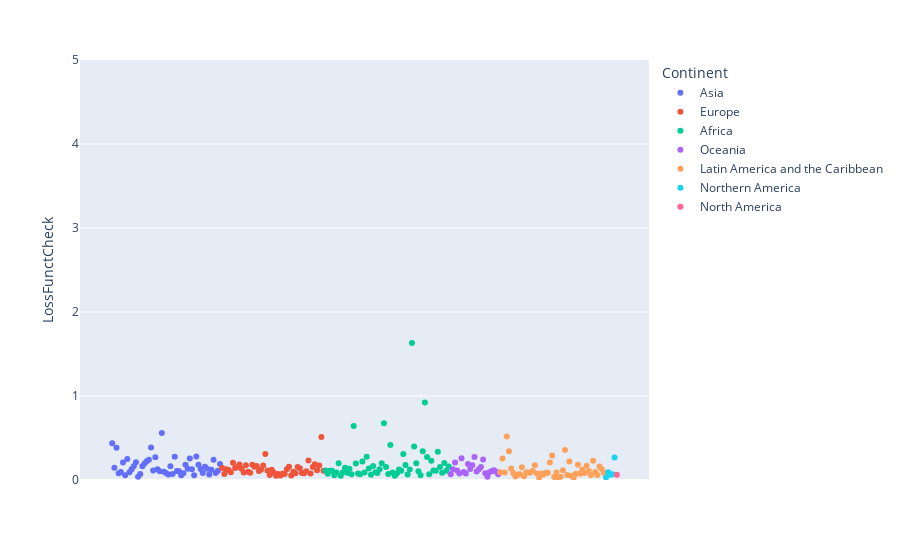

Notebook code for this chart:
### Code cell
fig=px.scatter(LD2[LD2['Year']==2050], x="Country", y="LossFunctCheck",range_y=[0,5],
        color="Continent")

fig.update_xaxes(visible=False)
fig.show()

### Figure 1 — Plotly figure (JSON) as saved in the notebook; plotly's stock layout.template omitted (floating-point values rounded to 4 significant figures)
{"data": [{"hovertemplate": "Continent=Asia<br>Country=%{x}<br>LossFunctCheck=%{y}<extra></extra>", "legendgroup": "Asia", "marker": {"color": "#636efa", "symbol": "circle"}, "mode": "markers", "name": "Asia", "orientation": "v", "showlegend": true, "type": "scatter", "x": ["Afghanistan", "Armenia", "Azerbaijan", "Bahrain", "Bangladesh", "Bhutan", "Brunei ", "Cambodia", "China", "Cyprus", "Georgia", "Hong Kong", "India", "Indonesia", "Iran", "Iraq", "Israel", "Japan", "Jordan", "Kazakhstan", "Kuwait", "Kyrgyzstan", "Laos", "Lebanon", "Macao", "Malaysia", "Maldives", "Mongolia", "Myanmar", "Nepal", "North Korea", "Oman", "Pakistan", "Philippines", "Qatar", "Saudi Arabia", "Singapore", "South Korea", "Sri Lanka", "State of Palestine", "Syria", "Taiwan", "Tajikistan", "Thailand", "Timor-Leste", "Turkey", "Turkmenistan", "United Arab Emirates", "Uzbekistan", "Vietnam", "Yemen"], "xaxis": "x", "y": [0.4369, 0.1452, 0.3854, 0.07962, 0.09626, 0.2069, 0.05645, 0.2511, 0.09114, 0.1291, 0.1651, 0.2108, 0.04006, 0.07143, 0.1626, 0.1957, 0.2243, 0.2414, 0.3863, 0.1124, 0.2711, 0.1289, 0.1033, 0.561, 0.09716, 0.0844, 0.06558, 0.1633, 0.07107, 0.278, 0.1071, 0.1049, 0.05532, 0.08137, 0.1821, 0.1334, 0.2561, 0.1274, 0.05579, 0.2794, 0.1814, 0.1318, 0.08461, 0.1583, 0.1351, 0.06693, 0.1223, 0.2401, 0.08246, 0.1104, 0.1905], "yaxis": "y"}, {"hovertemplate": "Continent=Europe<br>Country=%{x}<br>LossFunctCheck=%{y}<extra></extra>", "legendgroup": "Europe", "marker": {"color": "#EF553B", "symbol": "circle"}, "mode": "markers", "name": "Europe", "orientation": "v", "showlegend": true, "type": "scatter", "x": ["Albania", "Andorra", "Austria", "Belarus", "Belgium", "Bosnia and Herzegovina", "Bulgaria", "Channel Islands", "Croatia", "Czech Republic (Czechia)", "Denmark", "Estonia", "Faeroe Islands", "Finland", "France", "Germany", "Gibraltar", "Greece", "Holy See", "Hungary", "Iceland", "Ireland", "Isle of Man", "Italy", "Latvia", "Liechtenstein", "Lithuania", "Luxembourg", "Malta", "Moldova", "Monaco", "Montenegro", "Netherlands", "North Macedonia", "Norway", "Poland", "Portugal", "Romania", "Russia", "San Marino", "Serbia", "Slovakia", "Slovenia", "Spain", "Sweden", "Switzerland", "Ukraine", "United Kingdom"], "xaxis": "x", "y": [0.1441, 0.07287, 0.1284, 0.1195, 0.09171, 0.204, 0.1433, 0.1536, 0.1859, 0.1353, 0.08927, 0.1768, 0.09808, 0.08515, 0.1803, 0.1591, 0.1652, 0.1077, 0.1229, 0.1722, 0.3091, 0.112, 0.06097, 0.1232, 0.08529, 0.04922, 0.06994, 0.05215, 0.07347, 0.07072, 0.1289, 0.1565, 0.05234, 0.09806, 0.08106, 0.1558, 0.1385, 0.08332, 0.08101, 0.1046, 0.2331, 0.0777, 0.1545, 0.1879, 0.1158, 0.1714, 0.5106, 0.1108], "yaxis": "y"}, {"hovertemplate": "Continent=Africa<br>Country=%{x}<br>LossFunctCheck=%{y}<extra></extra>", "legendgroup": "Africa", "marker": {"color": "#00cc96", "symbol": "circle"}, "mode": "markers", "name": "Africa", "orientation": "v", "showlegend": true, "type": "scatter", "x": ["Algeria", "Angola", "Benin", "Botswana", "Burkina Faso", "Burundi", "Cabo Verde", "Cameroon", "Central African Republic", "Chad", "Comoros", "Congo", "Côte d'Ivoire", "DR Congo", "Djibouti", "Egypt", "Equatorial Guinea", "Eritrea", "Eswatini", "Ethiopia", "Gabon", "Gambia", "Ghana", "Guinea", "Guinea-Bissau", "Kenya", "Lesotho", "Liberia", "Libya", "Madagascar", "Malawi", "Mali", "Mauritania", "Mauritius", "Mayotte", "Morocco", "Mozambique", "Namibia", "Niger", "Nigeria", "Rwanda", "Réunion", "Saint Helena", "Sao Tome & Principe", "Senegal", "Seychelles", "Sierra Leone", "Somalia", "South Africa", "South Sudan", "Sudan", "Tanzania", "Togo", "Tunisia", "Uganda", "Western Sahara", "Zambia", "Zimbabwe"], "xaxis": "x", "y": [0.112, 0.0748, 0.1113, 0.1107, 0.05699, 0.08896, 0.1992, 0.05175, 0.09305, 0.1444, 0.08647, 0.1334, 0.069, 0.644, 0.1965, 0.07773, 0.06844, 0.2213, 0.0907, 0.2777, 0.1355, 0.06125, 0.1664, 0.09144, 0.08192, 0.1286, 0.198, 0.6765, 0.1539, 0.07289, 0.418, 0.08992, 0.05183, 0.07611, 0.1244, 0.1099, 0.3089, 0.1783, 0.06534, 0.1242, 1.631, 0.3988, 0.1983, 0.1039, 0.05671, 0.3427, 0.9212, 0.2733, 0.06752, 0.229, 0.114, 0.109, 0.3356, 0.154, 0.08504, 0.2021, 0.1108, 0.1615], "yaxis": "y"}, {"hovertemplate": "Continent=Oceania<br>Country=%{x}<br>LossFunctCheck=%{y}<extra></extra>", "legendgroup": "Oceania", "marker": {"color": "#ab63fa", "symbol": "circle"}, "mode": "markers", "name": "Oceania", "orientation": "v", "showlegend": true, "type": "scatter", "x": ["American Samoa", "Australia", "Cook Islands", "Fiji", "French Polynesia", "Guam", "Kiribati", "Marshall Islands", "Micronesia", "Nauru", "New Caledonia", "New Zealand", "Niue", "Northern Mariana Islands", "Palau", "Papua New Guinea", "Samoa", "Solomon Islands", "Tokelau", "Tonga", "Tuvalu", "Vanuatu", "Wallis & Futuna"], "xaxis": "x", "y": [0.06988, 0.1294, 0.2079, 0.1138, 0.07593, 0.2594, 0.09449, 0.07828, 0.1902, 0.1324, 0.1754, 0.2732, 0.1, 0.1289, 0.1546, 0.2449, 0.07938, 0.03885, 0.09122, 0.1085, 0.1168, 0.09919, 0.06944], "yaxis": "y"}, {"hovertemplate": "Continent=Latin America and the Caribbean<br>Country=%{x}<br>LossFunctCheck=%{y}<extra></extra>", "legendgroup": "Latin America and the Caribbean", "marker": {"color": "#FFA15A", "symbol": "circle"}, "mode": "markers", "name": "Latin America and the Caribbean", "orientation": "v", "showlegend": true, "type": "scatter", "x": ["Anguilla", "Antigua and Barbuda", "Argentina", "Aruba", "Bahamas", "Barbados", "Belize", "Bolivia", "Brazil", "British Virgin Islands", "Caribbean Netherlands", "Cayman Islands", "Chile", "Colombia", "Costa Rica", "Cuba", "Curaçao", "Dominica", "Dominican Republic", "Ecuador", "El Salvador", "Falkland Islands", "French Guiana", "Grenada", "Guadeloupe", "Guatemala", "Guyana", "Haiti", "Honduras", "Jamaica", "Martinique", "Mexico", "Montserrat", "Nicaragua", "Panama", "Paraguay", "Peru", "Puerto Rico", "Saint Kitts & Nevis", "Saint Lucia", "Saint Martin", "Sint Maarten", "St. Vincent & Grenadines", "Suriname", "Trinidad and Tobago", "Turks and Caicos", "U.S. Virgin Islands", "Uruguay", "Venezuela"], "xaxis": "x", "y": [0.09363, 0.2553, 0.09038, 0.5164, 0.3416, 0.138, 0.0837, 0.0411, 0.06114, 0.06735, 0.1514, 0.04341, 0.0889, 0.08878, 0.08984, 0.1059, 0.1757, 0.07688, 0.02538, 0.07357, 0.06647, 0.08577, 0.08663, 0.2092, 0.2906, 0.03433, 0.08988, 0.03019, 0.03849, 0.1167, 0.3571, 0.05994, 0.2191, 0.05142, 0.02294, 0.07413, 0.1822, 0.07447, 0.1231, 0.08366, 0.17, 0.108, 0.05573, 0.2281, 0.09406, 0.05889, 0.1614, 0.1311, 0.08761], "yaxis": "y"}, {"hovertemplate": "Continent=Northern America<br>Country=%{x}<br>LossFunctCheck=%{y}<extra></extra>", "legendgroup": "Northern America", "marker": {"color": "#19d3f3", "symbol": "circle"}, "mode": "markers", "name": "Northern America", "orientation": "v", "showlegend": true, "type": "scatter", "x": ["Bermuda", "Canada", "Greenland", "Saint Pierre & Miquelon", "United States"], "xaxis": "x", "y": [0.02998, 0.09095, 0.06163, 0.06711, 0.2686], "yaxis": "y"}, {"hovertemplate": "Continent=North America<br>Country=%{x}<br>LossFunctCheck=%{y}<extra></extra>", "legendgroup": "North America", "marker": {"color": "#FF6692", "symbol": "circle"}, "mode": "markers", "name": "North America", "orientation": "v", "showlegend": true, "type": "scatter", "x": ["Saint Barthelemy"], "xaxis": "x", "y": [0.06192], "yaxis": "y"}], "layout": {"legend": {"title": {"text": "Continent"}, "tracegroupgap": 0}, "margin": {"t": 60}, "xaxis": {"anchor": "y", "domain": [0, 1], "title": {"text": "Country"}, "visible": false}, "yaxis": {"anchor": "x", "domain": [0, 1], "range": [0, 5], "title": {"text": "LossFunctCheck"}}}}
